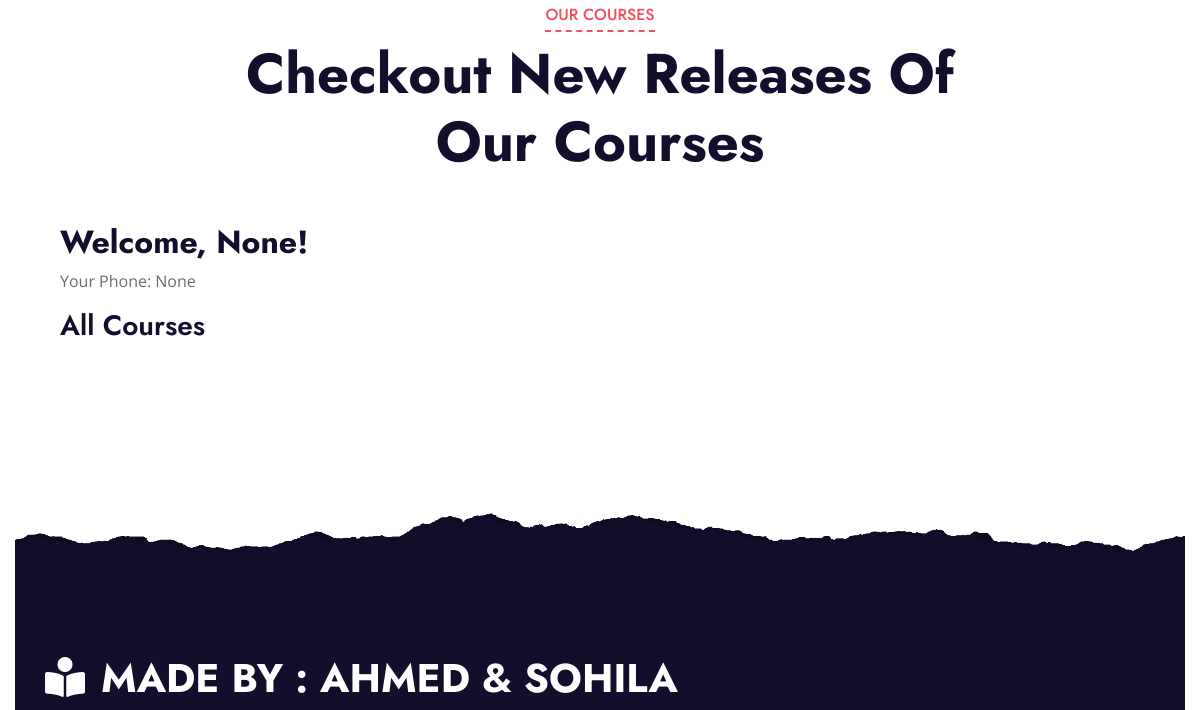
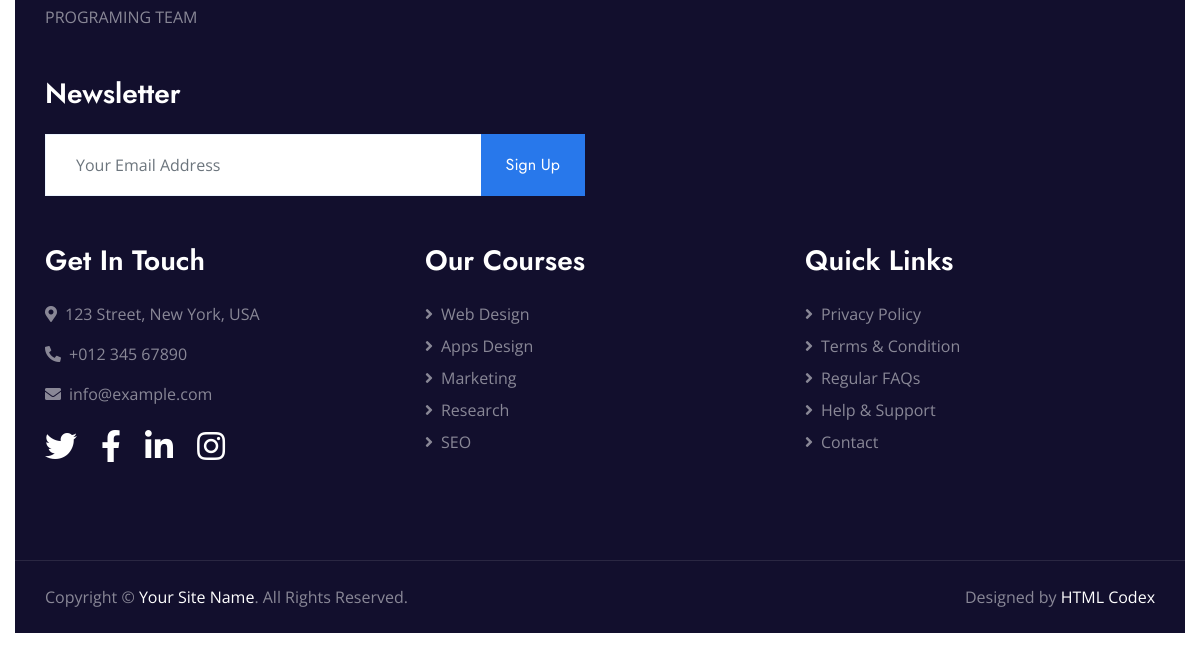
/course (lower part), run on an earlier commit of the app's database (2 pictures, top to bottom).
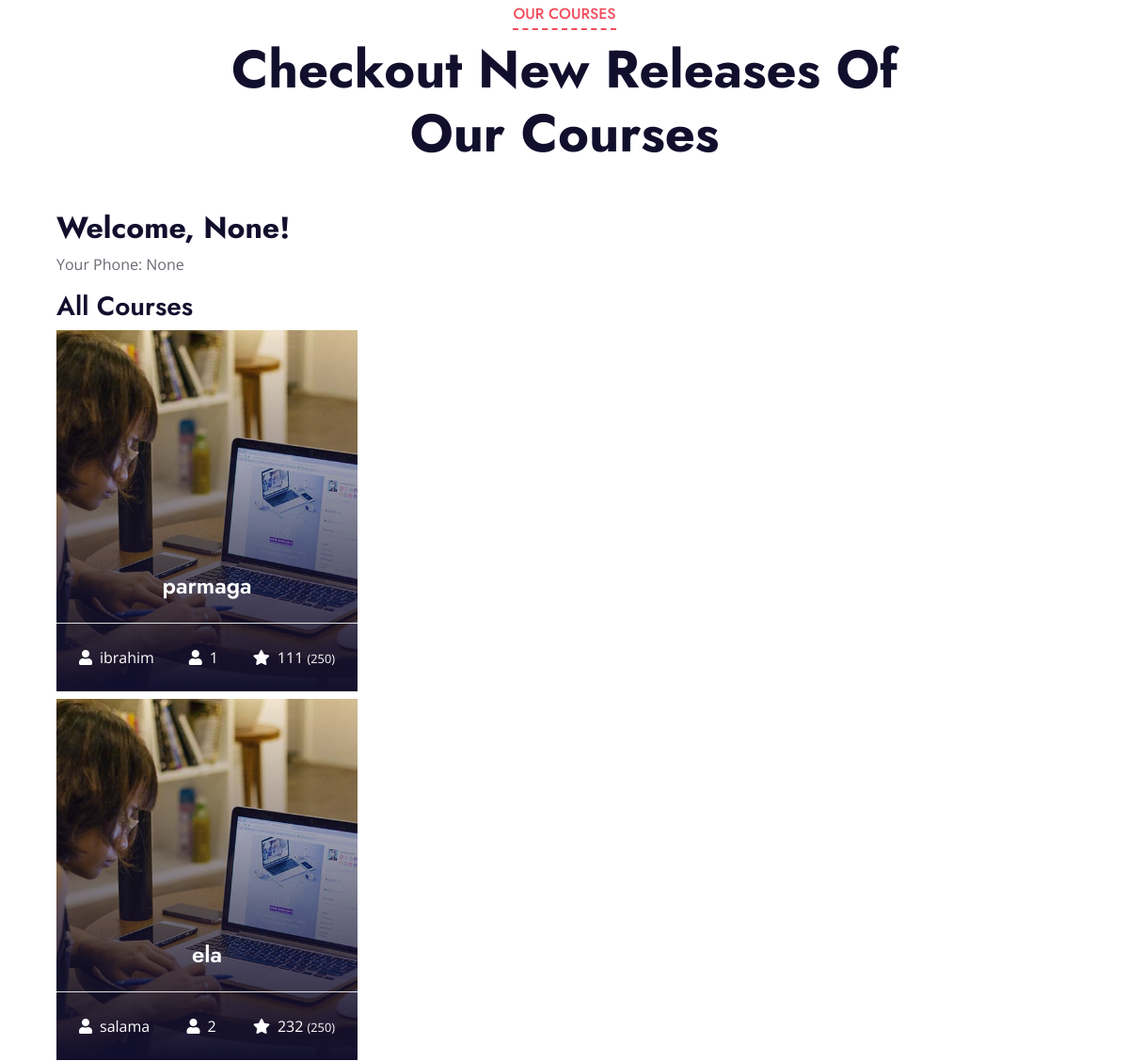
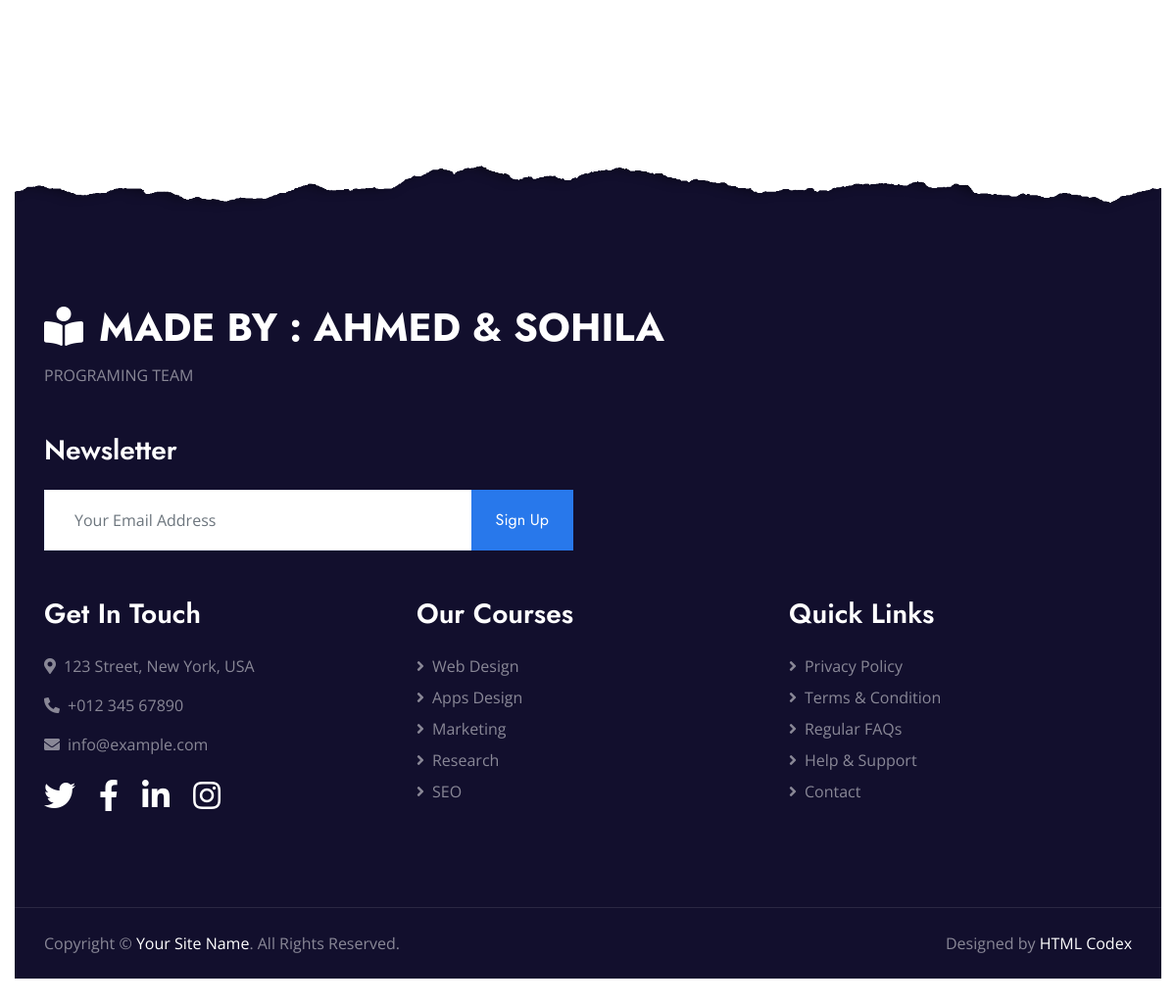
And on a later commit of the database (2 pictures, top to bottom).
### main.py (models this page shows)
    class Courses(db.Model):
        id = db.Column(db.Integer, primary_key=True)
        course_name = db.Column(db.String(1000))
        teacher_name = db.Column(db.String(100))
        teacher_phone = db.Column(db.String(100))
        course_price = db.Column(db.Integer)
        rate = db.Column(db.String(100))
        course_sample = db.Column(db.String(100))
        status = db.Column(db.String(100))

### main.py (the view)
@app.route("/course")
def course():
    user_id = session.get('user_id')
    user_name = session.get('user_name')
    user_phone = session.get('user_phone')
    all_courses=Courses.query.filter_by(status='approved')
    return render_template("course.html", user_id=user_id, user_name=user_name, user_phone=user_phone, all_courses=all_courses)

### templates/course.html (shortened to what this page needs)
<!DOCTYPE html>
<html lang="en">
<head>
    <link href="https://cdnjs.cloudflare.com/ajax/libs/font-awesome/5.10.0/css/all.min.css" rel="stylesheet">
    <link href="lib/owlcarousel/assets/owl.carousel.min.css" rel="stylesheet">
    <link href="../static/css/style.css" rel="stylesheet">
</head>
<body>
    <div class="container-fluid py-5">
        <div class="container py-5">
            <div class="row mx-0 justify-content-center">
                <div class="col-lg-8">
                    <div class="section-title text-center position-relative mb-5">
                        <h6 class="d-inline-block position-relative text-secondary text-uppercase pb-2">Our Courses</h6>
                        <h1 class="display-4">Checkout New Releases Of Our Courses</h1>
                    </div>
                </div>
            </div>
            <div class="row">
                <div class="col-lg-4 col-md-6 pb-4">
{% block content %}
   <div class="container">
       <h2>Welcome, {{ user_name }}!</h2>
       <p>Your Phone: {{ user_phone }}</p>
       <h3>All Courses</h3>
       <div class="courses-list">
           {% for course in all_courses %}
               <a class="courses-list-item position-relative d-block overflow-hidden mb-2" href="/detail/{{ course.id }}">
                   <img class="img-fluid" src="../static/img/courses-1.jpg" alt="">
                   <div class="courses-text">
                       <h4 class="text-center text-white px-3">{{ course.course_name }}</h4>
                       <div class="border-top w-100 mt-3">
                           <div class="d-flex justify-content-between p-4">
                               <span class="text-white"><i class="fa fa-user mr-2"></i>{{ course.teacher_name }}</span>
                               <span class="text-white"><i class="fa fa-user mr-2"></i>{{ course.id }}</span>
                               <span class="text-white"><i class="fa fa-star mr-2"></i>{{ course.course_price }}
                                   <small>(250)</small></span>
                           </div>
                       </div>
                   </div>
               </a>
           {% endfor %}
       </div>
   </div>
{% endblock %}
            </div>
        </div>
    </div>
    <div class="container-fluid position-relative overlay-top bg-dark text-white-50 py-5" style="margin-top: 90px;">
        <div class="container mt-5 pt-5">
            <div class="row">
                <div class="col-md-8 mb-5">
                    <a href="index.html" class="navbar-brand">
                        <h1 class="mt-n2 text-uppercase text-white"><i class="fa fa-book-reader mr-3"></i>MADE BY : AHMED & SOHILA </h1>
                    </a>
                    <p class="m-0">PROGRAMING TEAM             </p>
                </div>
                <div class="col-md-6 mb-5">
                    <h3 class="text-white mb-4">Newsletter</h3>
                    <div class="w-100">
                        <div class="input-group">
                            <input type="text" class="form-control border-light" style="padding: 30px;" placeholder="Your Email Address">
                            <div class="input-group-append">
                                <button class="btn btn-primary px-4">Sign Up</button>
                            </div>
                        </div>
                    </div>
                </div>
            </div>
            <div class="row">
                <div class="col-md-4 mb-5">
                    <h3 class="text-white mb-4">Get In Touch</h3>
                    <p><i class="fa fa-map-marker-alt mr-2"></i>123 Street, New York, USA</p>
                    <p><i class="fa fa-phone-alt mr-2"></i>+012 345 67890</p>
                    <p><i class="fa fa-envelope mr-2"></i>info@example.com</p>
                    <div class="d-flex justify-content-start mt-4">
                        <a class="text-white mr-4" href="#"><i class="fab fa-2x fa-twitter"></i></a>
                        <a class="text-white mr-4" href="#"><i class="fab fa-2x fa-facebook-f"></i></a>
                        <a class="text-white mr-4" href="#"><i class="fab fa-2x fa-linkedin-in"></i></a>
                        <a class="text-white" href="#"><i class="fab fa-2x fa-instagram"></i></a>
                    </div>
                </div>
                <div class="col-md-4 mb-5">
                    <h3 class="text-white mb-4">Our Courses</h3>
                    <div class="d-flex flex-column justify-content-start">
                        <a class="text-white-50 mb-2" href="#"><i class="fa fa-angle-right mr-2"></i>Web Design</a>
                        <a class="text-white-50 mb-2" href="#"><i class="fa fa-angle-right mr-2"></i>Apps Design</a>
                        <a class="text-white-50 mb-2" href="#"><i class="fa fa-angle-right mr-2"></i>Marketing</a>
                        <a class="text-white-50 mb-2" href="#"><i class="fa fa-angle-right mr-2"></i>Research</a>
                        <a class="text-white-50" href="#"><i class="fa fa-angle-right mr-2"></i>SEO</a>
                    </div>
                </div>
                <div class="col-md-4 mb-5">
                    <h3 class="text-white mb-4">Quick Links</h3>
                    <div class="d-flex flex-column justify-content-start">
                        <a class="text-white-50 mb-2" href="#"><i class="fa fa-angle-right mr-2"></i>Privacy Policy</a>
                        <a class="text-white-50 mb-2" href="#"><i class="fa fa-angle-right mr-2"></i>Terms & Condition</a>
                        <a class="text-white-50 mb-2" href="#"><i class="fa fa-angle-right mr-2"></i>Regular FAQs</a>
                        <a class="text-white-50 mb-2" href="#"><i class="fa fa-angle-right mr-2"></i>Help & Support</a>
                        <a class="text-white-50" href="#"><i class="fa fa-angle-right mr-2"></i>Contact</a>
                    </div>
                </div>
            </div>
        </div>
    </div>
    <div class="container-fluid bg-dark text-white-50 border-top py-4" style="border-color: rgba(256, 256, 256, .1) !important;">
        <div class="container">
            <div class="row">
                <div class="col-md-6 text-center text-md-left mb-3 mb-md-0">
                    <p class="m-0">Copyright &copy; <a class="text-white" href="#">Your Site Name</a>. All Rights Reserved.
                    </p>
                </div>
                <div class="col-md-6 text-center text-md-right">
                    <p class="m-0">Designed by <a class="text-white" href="https://htmlcodex.com">HTML Codex</a>
                    </p>
                </div>
            </div>
        </div>
    </div>
</body>
</html>

What changed in the data, as far as the page shows it:
added Courses: course_name "parmaga", teacher_name "ibrahim", id "1", course_price "111"
added Courses: course_name "ela", teacher_name "salama", id "2", course_price "232"
